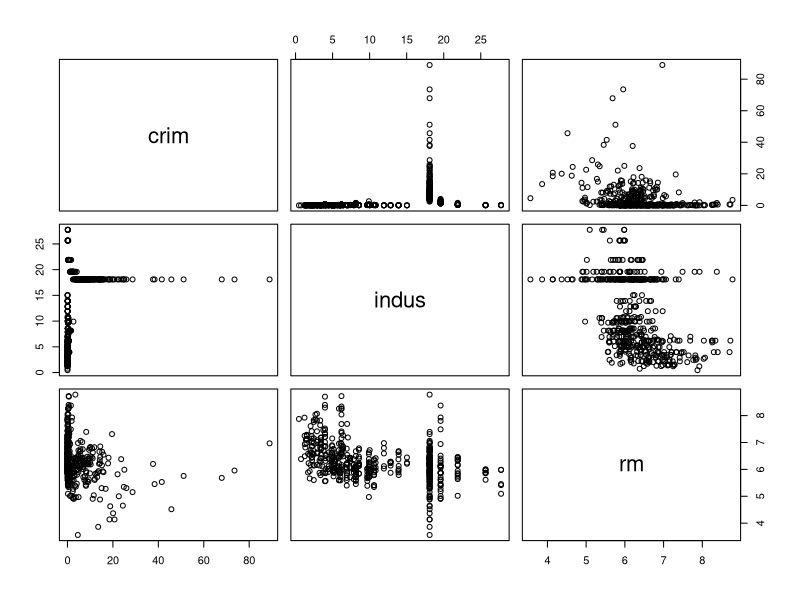
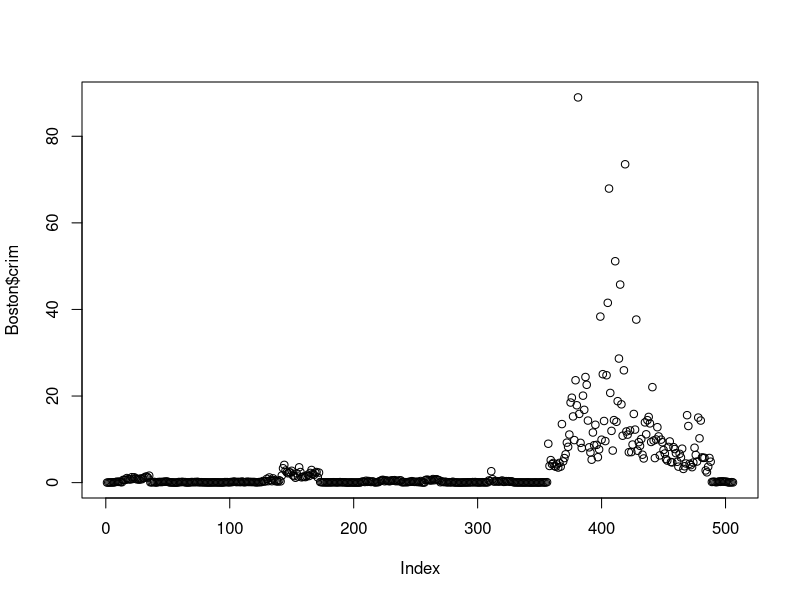
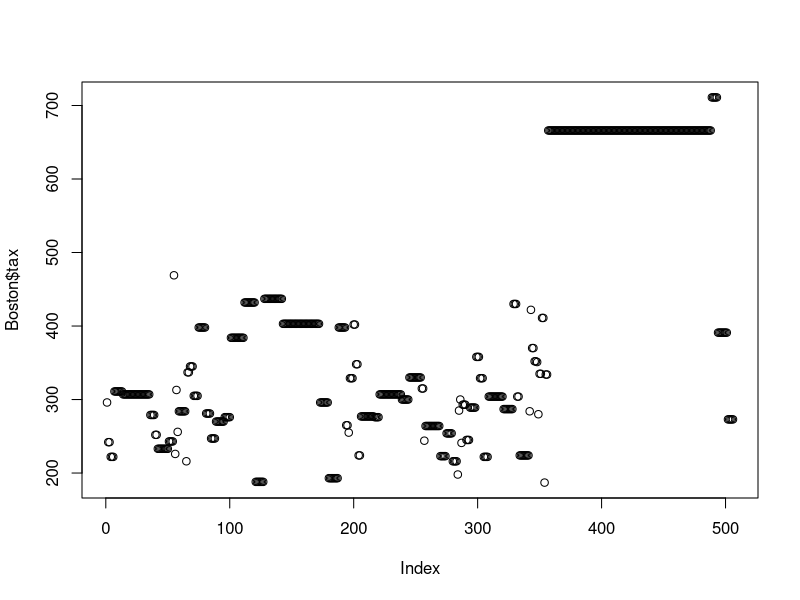
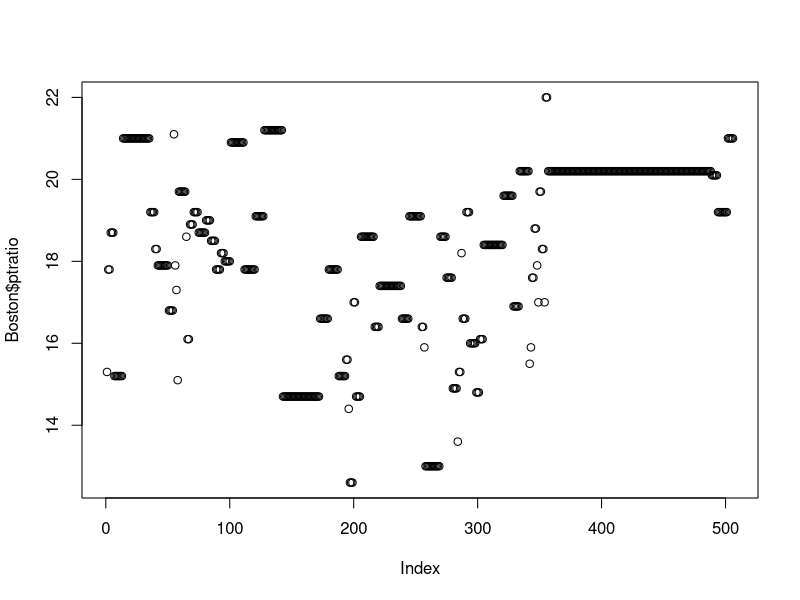
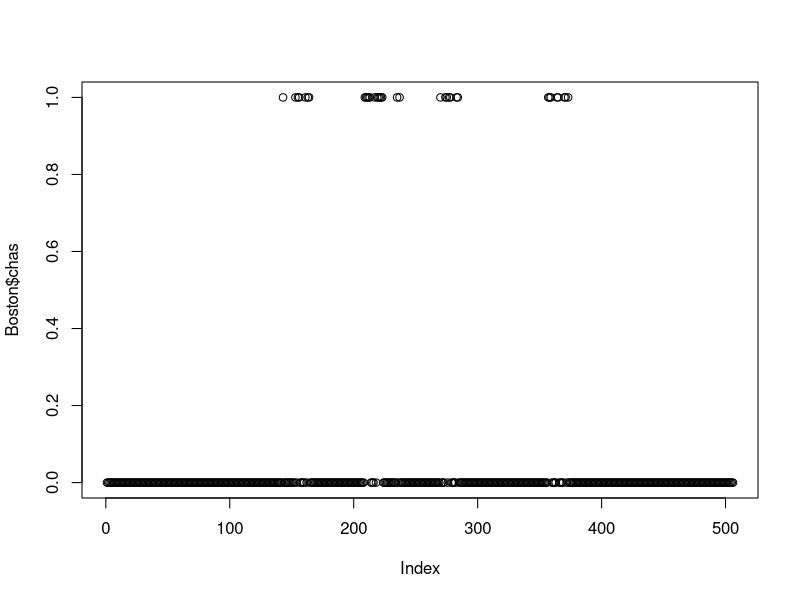
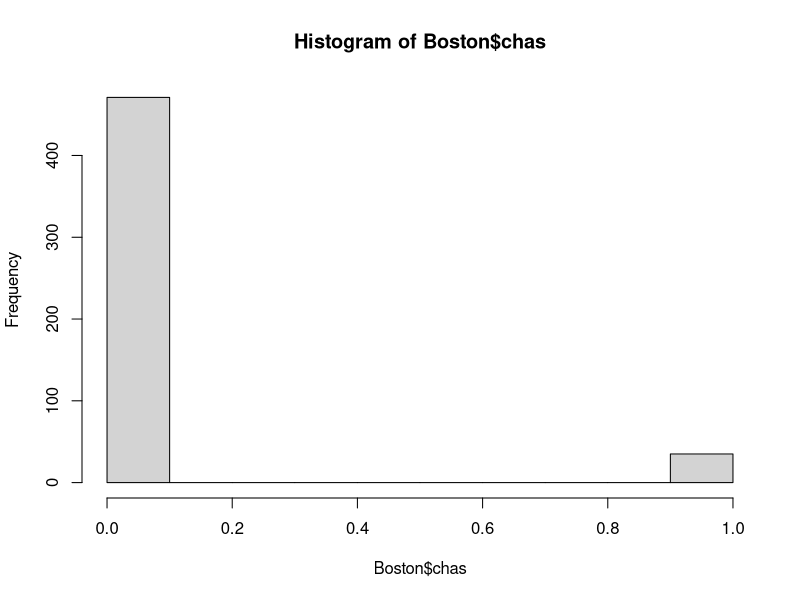
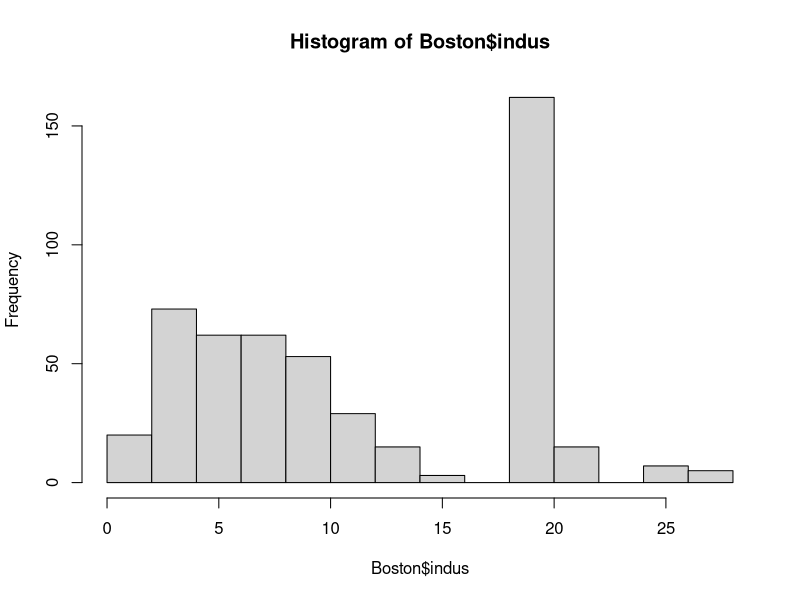
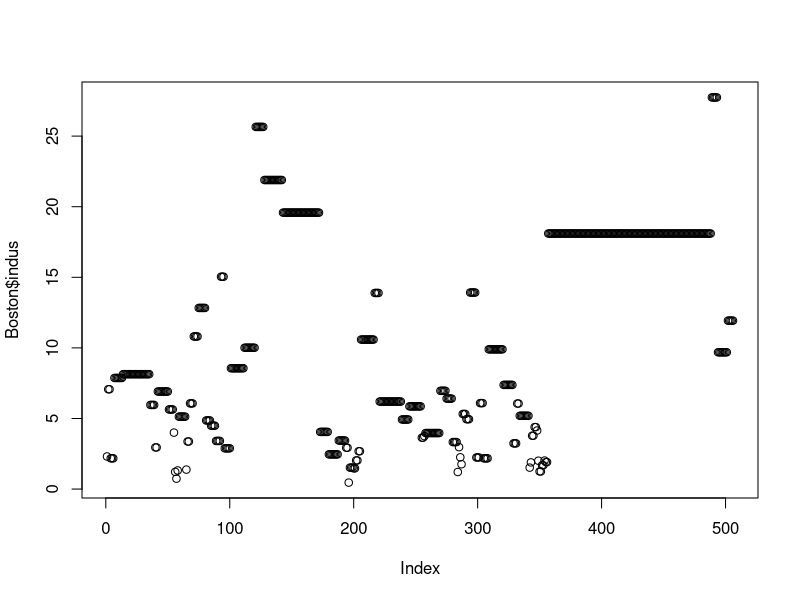

Source code (R) for these figures, in order:
#This exercise involves the Boston housing data set
#a) To begin, load in the Boston data set. The Boston data set is part of the MASS library in R
library(MASS)
Boston
?Boston
View(Boston)
#There are 506 rows and 14 columns in this data set. The rows and columns represent suburbs of Boston and variables
#that impact housing values (e.g. crime, highways, etc.), respectively

#b) 
pairs(~ crim + indus + rm, Boston)
plot(Boston$crim)
plot(Boston$tax)
plot(Boston$ptratio)
plot(Boston$chas)
hist(Boston$chas)
summary(Boston$chas)
summary(Boston$chas==1)
summary(Boston$ptratio)
which.min(Boston$age)
which.min(Boston$medv)
hist(Boston$indus)
plot(Boston$indus)
summary(Boston)
which.max(Boston$rm)
summary(Boston$rm>7)
summary(Boston$rm>8)
